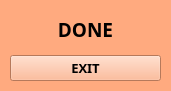
<?xml version="1.0" encoding="UTF-8"?>
<ui version="4.0">
 <class>Form</class>
 <widget class="QWidget" name="Form">
  <property name="geometry">
   <rect>
    <x>0</x>
    <y>0</y>
    <width>171</width>
    <height>91</height>
   </rect>
  </property>
  <property name="windowTitle">
   <string>Finish</string>
  </property>
  <property name="styleSheet">
   <string notr="true">background-color: rgb(255, 170, 127);</string>
  </property>
  <widget class="QFrame" name="frame">
   <property name="geometry">
    <rect>
     <x>10</x>
     <y>10</y>
     <width>151</width>
     <height>71</height>
    </rect>
   </property>
   <property name="frameShape">
    <enum>QFrame::StyledPanel</enum>
   </property>
   <property name="frameShadow">
    <enum>QFrame::Raised</enum>
   </property>
   <widget class="QWidget" name="gridLayoutWidget">
    <property name="geometry">
     <rect>
      <x>0</x>
      <y>0</y>
      <width>151</width>
      <height>71</height>
     </rect>
    </property>
    <layout class="QGridLayout" name="gridLayout">
     <item row="0" column="0">
      <widget class="QLabel" name="label">
       <property name="font">
        <font>
         <family>Noto Sans</family>
         <pointsize>14</pointsize>
         <weight>75</weight>
         <bold>true</bold>
        </font>
       </property>
       <property name="text">
        <string>DONE</string>
       </property>
       <property name="alignment">
        <set>Qt::AlignCenter</set>
       </property>
      </widget>
     </item>
     <item row="1" column="0">
      <widget class="QPushButton" name="exit_push">
       <property name="font">
        <font>
         <family>Noto Sans</family>
         <pointsize>10</pointsize>
         <weight>75</weight>
         <bold>true</bold>
        </font>
       </property>
       <property name="text">
        <string>EXIT</string>
       </property>
      </widget>
     </item>
    </layout>
   </widget>
  </widget>
 </widget>
 <resources/>
 <connections/>
</ui>
